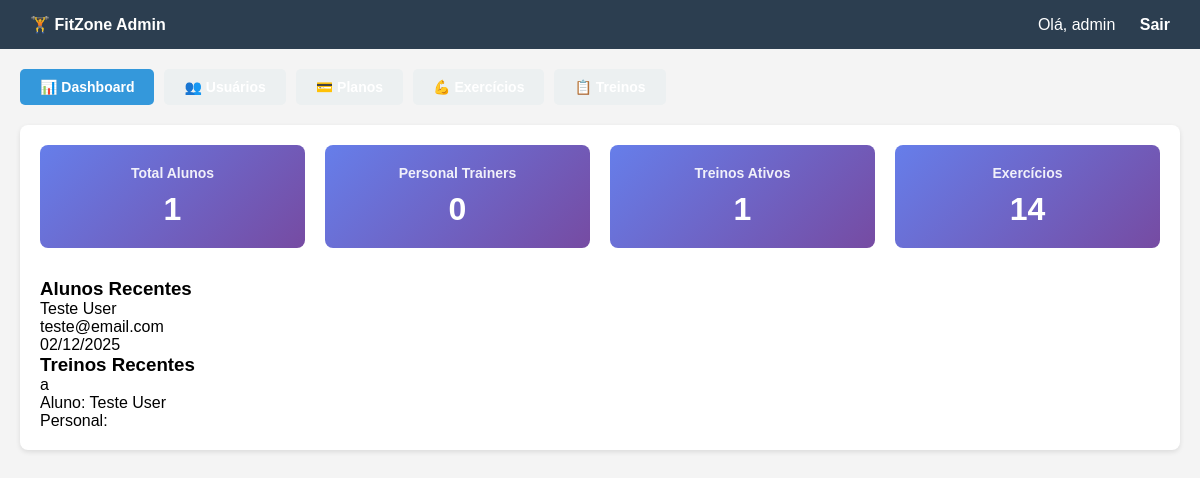
The page /app/admin/index.php (signed in) on the database its author committed.
### tables this page shows
CREATE TABLE alunos (
    id INTEGER PRIMARY KEY AUTOINCREMENT,
    nome TEXT NOT NULL,
    email TEXT NOT NULL UNIQUE,
    senha TEXT NOT NULL,
    altura REAL,
    peso REAL,
    plano_id INTEGER DEFAULT 1,
    personal_id INTEGER,
    created_at TEXT DEFAULT CURRENT_TIMESTAMP,
    FOREIGN KEY (plano_id) REFERENCES planos(id),
    FOREIGN KEY (personal_id) REFERENCES personais(id) ON DELETE SET NULL
);

CREATE TABLE treinos (
    id INTEGER PRIMARY KEY AUTOINCREMENT,
    aluno_id INTEGER NOT NULL,
    personal_id INTEGER NOT NULL,
    nome TEXT NOT NULL,
    descricao TEXT,
    ativo INTEGER DEFAULT 1,
    created_at TEXT DEFAULT CURRENT_TIMESTAMP,
    FOREIGN KEY (aluno_id) REFERENCES alunos(id) ON DELETE CASCADE,
    FOREIGN KEY (personal_id) REFERENCES personais(id) ON DELETE CASCADE
);

### app/db.php (called while the page is built, shortened)
<?php
class BancoDeDados {
    private $pdo;
    public function __construct() {
        $dbPath = __DIR__ . '/../data/fitzone.db';
        $dbDir = dirname($dbPath);
        $dbExists = file_exists($dbPath);
        $dsn = "sqlite:{$dbPath}";
        $this->pdo = new \PDO($dsn, null, null, [
            \PDO::ATTR_ERRMODE => \PDO::ERRMODE_EXCEPTION,
            \PDO::ATTR_DEFAULT_FETCH_MODE => \PDO::FETCH_ASSOC,
        ]);
    }
    public function ler($tabela) {
        $stmt = $this->pdo->query("SELECT * FROM `{$tabela}`");
        return $stmt->fetchAll();
    }
    public function consultar($sql, $params = []) {
        $stmt = $this->pdo->prepare($sql);
        $stmt->execute();
        return $stmt->fetchAll();
    }
}

### app/admin/index.php (the view, shortened to what this page needs)
<?php
require_once __DIR__ . '/../db.php';
$db = new BancoDeDados();
$totalAlunos = count($db->ler('alunos'));
$totalPersonais = count($db->ler('personais'));
$totalTreinos = count($db->ler('treinos'));
$totalExercicios = count($db->ler('exercicios'));
$alunosRecentes = $db->consultar('SELECT * FROM alunos ORDER BY created_at DESC LIMIT 5');
$treinosRecentes = $db->consultar('
    SELECT t.*, a.nome as aluno_nome, p.nome as personal_nome
    FROM treinos t
    LEFT JOIN alunos a ON t.aluno_id = a.id
    LEFT JOIN personais p ON t.personal_id = p.id
    ORDER BY t.created_at DESC LIMIT 5
');
?>
<!DOCTYPE html>
<html lang="pt-br">
<head>
</head>
<body>
    <nav>
        <div>
            <a href="../index.php">🏋️ FitZone Admin</a>
        </div>
        <div>
            <span>Olá, <?= htmlspecialchars($_SESSION['usuario_nome'] ?? 'Admin') ?></span>
            <a href="../logout.php" style="margin-left: 20px;">Sair</a>
        </div>
    </nav>
    <div class="container">
        <div class="tabs">
            <button onclick="switchTab('dashboard')" class="tab-btn active" data-tab="dashboard">
                📊 Dashboard
            </button>
            <button onclick="switchTab('usuarios')" class="tab-btn" data-tab="usuarios">
                👥 Usuários
            </button>
            <button onclick="switchTab('planos')" class="tab-btn" data-tab="planos">
                💳 Planos
            </button>
            <button onclick="switchTab('exercicios')" class="tab-btn" data-tab="exercicios">
                💪 Exercícios
            </button>
            <button onclick="switchTab('treinos')" class="tab-btn" data-tab="treinos">
                📋 Treinos
            </button>
        </div>
        <div id="tab-dashboard" class="tab-content active">
            <div class="stats">
                <div class="stat-card">
                    <h3>Total Alunos</h3>
                    <p><?= $totalAlunos ?></p>
                </div>
                <div class="stat-card">
                    <h3>Personal Trainers</h3>
                    <p><?= $totalPersonais ?></p>
                </div>
                <div class="stat-card">
                    <h3>Treinos Ativos</h3>
                    <p><?= $totalTreinos ?></p>
                </div>
                <div class="stat-card">
                    <h3>Exercícios</h3>
                    <p><?= $totalExercicios ?></p>
                </div>
            </div>
            <div>
                <div>
                    <h3>Alunos Recentes</h3>
                    <div>
                        <?php foreach ($alunosRecentes as $aluno): ?>
                        <div>
                            <p><?= htmlspecialchars($aluno['nome']) ?></p>
                            <p><?= htmlspecialchars($aluno['email']) ?></p>
                            <p><?= date('d/m/Y', strtotime($aluno['created_at'])) ?></p>
                        </div>
                        <?php endforeach; ?>
                    </div>
                </div>
                <div>
                    <h3>Treinos Recentes</h3>
                    <div>
                        <?php foreach ($treinosRecentes as $treino): ?>
                        <div>
                            <p><?= htmlspecialchars($treino['nome']) ?></p>
                            <p>Aluno: <?= htmlspecialchars($treino['aluno_nome']) ?></p>
                            <p>Personal: <?= htmlspecialchars($treino['personal_nome']) ?></p>
                        </div>
                        <?php endforeach; ?>
                    </div>
                </div>
            </div>
        </div>
    </div>
</body>
</html>

### app/admin/index.php (style rules this page uses)
* { margin: 0; padding: 0; box-sizing: border-box; }
body { font-family: Arial, sans-serif; background: #f4f4f4; }
nav { background: #2c3e50; color: white; padding: 15px 30px; display: flex; justify-content: space-between; align-items: center; }
nav a { color: white; text-decoration: none; font-weight: bold; }
.container { padding: 20px; max-width: 1200px; margin: 0 auto; }
.tabs { display: flex; gap: 10px; margin-bottom: 20px; flex-wrap: wrap; }
.tab-btn { padding: 10px 20px; background: #ecf0f1; border: none; cursor: pointer; border-radius: 5px; font-size: 14px; }
.tab-btn.active { background: #3498db; color: white; }
.tab-content { display: none; background: white; padding: 20px; border-radius: 8px; box-shadow: 0 2px 5px rgba(0,0,0,0.1); }
.tab-content.active { display: block; }
.stats { display: grid; grid-template-columns: repeat(auto-fit, minmax(200px, 1fr)); gap: 20px; margin-bottom: 30px; }
.stat-card { background: linear-gradient(135deg, #667eea 0%, #764ba2 100%); color: white; padding: 20px; border-radius: 8px; text-align: center; }
.stat-card h3 { font-size: 14px; margin-bottom: 10px; opacity: 0.9; }
.stat-card p { font-size: 32px; font-weight: bold; }
button { padding: 10px 20px; background: #27ae60; color: white; border: none; border-radius: 5px; cursor: pointer; font-size: 14px; font-weight: bold; }

### rows shown on the page
alunos: nome "Teste User", email "teste@email.com", created_at "02/12/2025"
treinos: nome "a", aluno.nome "Teste User"

### other values the page prints
$_SESSION['usuario_nome'] "admin"
$totalAlunos "1"
$totalPersonais "0"
$totalTreinos "1"
$totalExercicios "14"
